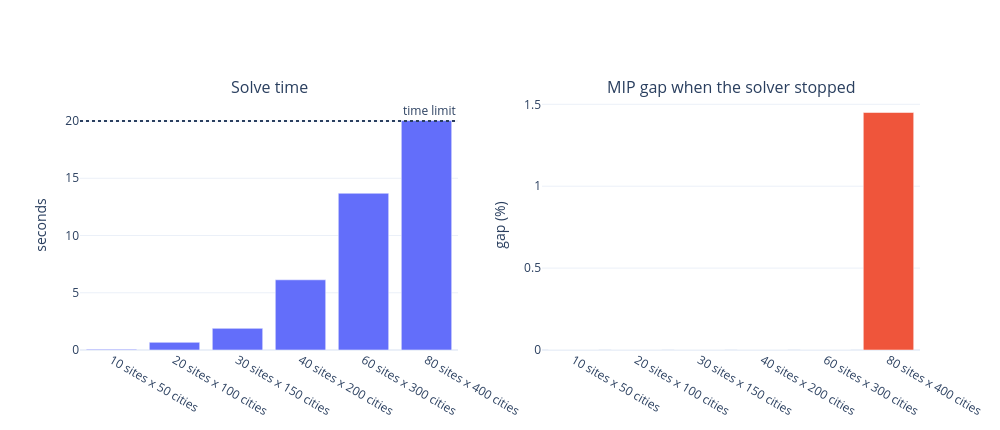

Write notebook code for a chart like this one.
### Markdown cell above
## 9. How does solve time grow?

Let's make random problems from 10 sites × 50 cities up to 80 sites × 400 cities, and give the solver at most **20 seconds** each. If it runs out of time, it stops and reports the best plan found so far and the gap.

### Code cell
sizes = [(10, 50), (20, 100), (30, 150), (40, 200), (60, 300), (80, 400)]
runs = []
for n_sites, n_cities in sizes:
    r = solve_ortools(n_sites, n_cities, time_limit_s=20)
    runs.append({"size": f"{n_sites} sites x {n_cities} cities", "yes/no choices": n_sites,
                 "seconds": round(r["seconds"], 2), "gap %": round(r["gap %"], 2), "status": r["status"]})
runs = pd.DataFrame(runs)

fig = make_subplots(rows=1, cols=2, subplot_titles=("Solve time", "MIP gap when the solver stopped"))
fig.add_trace(go.Bar(x=runs["size"], y=runs["seconds"], hovertemplate="%{x}<br>%{y:.1f} s<extra></extra>"), row=1, col=1)
fig.add_trace(go.Bar(x=runs["size"], y=runs["gap %"], hovertemplate="%{x}<br>gap %{y:.2f}%<extra></extra>"), row=1, col=2)
fig.add_hline(y=20, line_dash="dot", annotation_text="time limit", row=1, col=1)
fig.update_yaxes(title_text="seconds", row=1, col=1)
fig.update_yaxes(title_text="gap (%)", row=1, col=2)
fig.update_layout(height=430, width=1000, showlegend=False, template="plotly_white")
fig.show()
runs

### Figure 1 — Plotly figure (JSON) as saved in the notebook; plotly's stock layout.template omitted (floating-point values rounded to 4 significant figures)
{"data": [{"hovertemplate": "%{x}<br>%{y:.1f} s<extra></extra>", "type": "bar", "x": ["10 sites x 50 cities", "20 sites x 100 cities", "30 sites x 150 cities", "40 sites x 200 cities", "60 sites x 300 cities", "80 sites x 400 cities"], "xaxis": "x", "y": [0.06, 0.67, 1.89, 6.13, 13.69, 20.04], "yaxis": "y"}, {"hovertemplate": "%{x}<br>gap %{y:.2f}%<extra></extra>", "type": "bar", "x": ["10 sites x 50 cities", "20 sites x 100 cities", "30 sites x 150 cities", "40 sites x 200 cities", "60 sites x 300 cities", "80 sites x 400 cities"], "xaxis": "x2", "y": [0.0, 0.0, 0.0, 0.0, 0.0, 1.45], "yaxis": "y2"}], "layout": {"annotations": [{"font": {"size": 16}, "showarrow": false, "text": "Solve time", "x": 0.225, "xanchor": "center", "xref": "paper", "y": 1, "yanchor": "bottom", "yref": "paper"}, {"font": {"size": 16}, "showarrow": false, "text": "MIP gap when the solver stopped", "x": 0.775, "xanchor": "center", "xref": "paper", "y": 1, "yanchor": "bottom", "yref": "paper"}, {"showarrow": false, "text": "time limit", "x": 1, "xanchor": "right", "xref": "x domain", "y": 20, "yanchor": "bottom", "yref": "y"}], "height": 430, "shapes": [{"line": {"dash": "dot"}, "type": "line", "x0": 0, "x1": 1, "xref": "x domain", "y0": 20, "y1": 20, "yref": "y"}], "showlegend": false, "width": 1000, "xaxis": {"anchor": "y", "domain": [0, 0.45]}, "xaxis2": {"anchor": "y2", "domain": [0.55, 1]}, "yaxis": {"anchor": "x", "domain": [0, 1], "title": {"text": "seconds"}}, "yaxis2": {"anchor": "x2", "domain": [0, 1], "title": {"text": "gap (%)"}}}}
